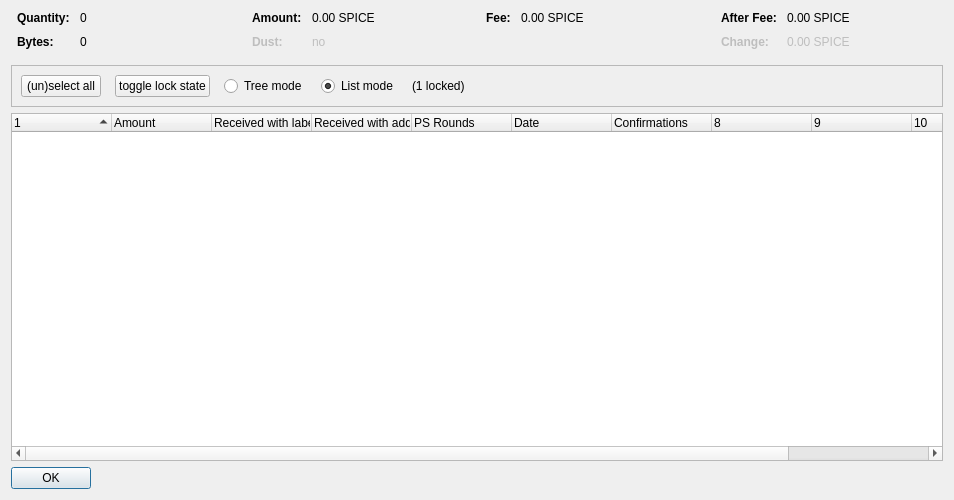
<?xml version="1.0" encoding="UTF-8"?>
<ui version="4.0">
 <class>CoinControlDialog</class>
 <widget class="QDialog" name="CoinControlDialog">
  <property name="geometry">
   <rect>
    <x>0</x>
    <y>0</y>
    <width>954</width>
    <height>500</height>
   </rect>
  </property>
  <property name="windowTitle">
   <string>Coin Selection</string>
  </property>
  <layout class="QVBoxLayout" name="verticalLayout">
   <item>
    <layout class="QHBoxLayout" name="horizontalLayoutTop" stretch="0,0,0,0">
     <property name="topMargin">
      <number>0</number>
     </property>
     <property name="bottomMargin">
      <number>10</number>
     </property>
     <item>
      <layout class="QFormLayout" name="formLayoutCoinControl1">
       <property name="horizontalSpacing">
        <number>10</number>
       </property>
       <property name="verticalSpacing">
        <number>10</number>
       </property>
       <property name="leftMargin">
        <number>6</number>
       </property>
       <property name="rightMargin">
        <number>6</number>
       </property>
       <item row="0" column="0">
        <widget class="QLabel" name="labelCoinControlQuantityText">
         <property name="font">
          <font>
           <weight>75</weight>
           <bold>true</bold>
          </font>
         </property>
         <property name="text">
          <string>Quantity:</string>
         </property>
        </widget>
       </item>
       <item row="0" column="1">
        <widget class="QLabel" name="labelCoinControlQuantity">
         <property name="cursor">
          <cursorShape>IBeamCursor</cursorShape>
         </property>
         <property name="contextMenuPolicy">
          <enum>Qt::ActionsContextMenu</enum>
         </property>
         <property name="text">
          <string notr="true">0</string>
         </property>
         <property name="textInteractionFlags">
          <set>Qt::LinksAccessibleByMouse|Qt::TextSelectableByKeyboard|Qt::TextSelectableByMouse</set>
         </property>
        </widget>
       </item>
       <item row="1" column="0">
        <widget class="QLabel" name="labelCoinControlBytesText">
         <property name="font">
          <font>
           <weight>75</weight>
           <bold>true</bold>
          </font>
         </property>
         <property name="text">
          <string>Bytes:</string>
         </property>
        </widget>
       </item>
       <item row="1" column="1">
        <widget class="QLabel" name="labelCoinControlBytes">
         <property name="cursor">
          <cursorShape>IBeamCursor</cursorShape>
         </property>
         <property name="contextMenuPolicy">
          <enum>Qt::ActionsContextMenu</enum>
         </property>
         <property name="text">
          <string notr="true">0</string>
         </property>
         <property name="textInteractionFlags">
          <set>Qt::LinksAccessibleByMouse|Qt::TextSelectableByKeyboard|Qt::TextSelectableByMouse</set>
         </property>
        </widget>
       </item>
      </layout>
     </item>
     <item>
      <layout class="QFormLayout" name="formLayoutCoinControl2">
       <property name="horizontalSpacing">
        <number>10</number>
       </property>
       <property name="verticalSpacing">
        <number>10</number>
       </property>
       <property name="leftMargin">
        <number>6</number>
       </property>
       <property name="rightMargin">
        <number>6</number>
       </property>
       <item row="0" column="0">
        <widget class="QLabel" name="labelCoinControlAmountText">
         <property name="font">
          <font>
           <weight>75</weight>
           <bold>true</bold>
          </font>
         </property>
         <property name="text">
          <string>Amount:</string>
         </property>
        </widget>
       </item>
       <item row="0" column="1">
        <widget class="QLabel" name="labelCoinControlAmount">
         <property name="cursor">
          <cursorShape>IBeamCursor</cursorShape>
         </property>
         <property name="contextMenuPolicy">
          <enum>Qt::ActionsContextMenu</enum>
         </property>
         <property name="text">
          <string notr="true">0.00 SPICE</string>
         </property>
         <property name="textInteractionFlags">
          <set>Qt::LinksAccessibleByMouse|Qt::TextSelectableByKeyboard|Qt::TextSelectableByMouse</set>
         </property>
        </widget>
       </item>
       <item row="1" column="0">
        <widget class="QLabel" name="labelCoinControlLowOutputText">
         <property name="enabled">
          <bool>false</bool>
         </property>
         <property name="font">
          <font>
           <weight>75</weight>
           <bold>true</bold>
          </font>
         </property>
         <property name="text">
          <string>Dust:</string>
         </property>
        </widget>
       </item>
       <item row="1" column="1">
        <widget class="QLabel" name="labelCoinControlLowOutput">
         <property name="enabled">
          <bool>false</bool>
         </property>
         <property name="cursor">
          <cursorShape>IBeamCursor</cursorShape>
         </property>
         <property name="contextMenuPolicy">
          <enum>Qt::ActionsContextMenu</enum>
         </property>
         <property name="text">
          <string notr="true">no</string>
         </property>
         <property name="textInteractionFlags">
          <set>Qt::LinksAccessibleByMouse|Qt::TextSelectableByKeyboard|Qt::TextSelectableByMouse</set>
         </property>
        </widget>
       </item>
      </layout>
     </item>
     <item>
      <layout class="QFormLayout" name="formLayoutCoinControl3">
       <property name="horizontalSpacing">
        <number>10</number>
       </property>
       <property name="verticalSpacing">
        <number>10</number>
       </property>
       <property name="leftMargin">
        <number>6</number>
       </property>
       <property name="rightMargin">
        <number>6</number>
       </property>
       <item row="0" column="0">
        <widget class="QLabel" name="labelCoinControlFeeText">
         <property name="font">
          <font>
           <weight>75</weight>
           <bold>true</bold>
          </font>
         </property>
         <property name="text">
          <string>Fee:</string>
         </property>
        </widget>
       </item>
       <item row="0" column="1">
        <widget class="QLabel" name="labelCoinControlFee">
         <property name="cursor">
          <cursorShape>IBeamCursor</cursorShape>
         </property>
         <property name="contextMenuPolicy">
          <enum>Qt::ActionsContextMenu</enum>
         </property>
         <property name="text">
          <string notr="true">0.00 SPICE</string>
         </property>
         <property name="textInteractionFlags">
          <set>Qt::LinksAccessibleByMouse|Qt::TextSelectableByKeyboard|Qt::TextSelectableByMouse</set>
         </property>
        </widget>
       </item>
      </layout>
     </item>
     <item>
      <layout class="QFormLayout" name="formLayoutCoinControl4">
       <property name="horizontalSpacing">
        <number>10</number>
       </property>
       <property name="verticalSpacing">
        <number>10</number>
       </property>
       <property name="leftMargin">
        <number>6</number>
       </property>
       <property name="rightMargin">
        <number>6</number>
       </property>
       <item row="0" column="0">
        <widget class="QLabel" name="labelCoinControlAfterFeeText">
         <property name="font">
          <font>
           <weight>75</weight>
           <bold>true</bold>
          </font>
         </property>
         <property name="text">
          <string>After Fee:</string>
         </property>
        </widget>
       </item>
       <item row="0" column="1">
        <widget class="QLabel" name="labelCoinControlAfterFee">
         <property name="cursor">
          <cursorShape>IBeamCursor</cursorShape>
         </property>
         <property name="contextMenuPolicy">
          <enum>Qt::ActionsContextMenu</enum>
         </property>
         <property name="text">
          <string notr="true">0.00 SPICE</string>
         </property>
         <property name="textInteractionFlags">
          <set>Qt::LinksAccessibleByMouse|Qt::TextSelectableByKeyboard|Qt::TextSelectableByMouse</set>
         </property>
        </widget>
       </item>
       <item row="1" column="0">
        <widget class="QLabel" name="labelCoinControlChangeText">
         <property name="enabled">
          <bool>false</bool>
         </property>
         <property name="font">
          <font>
           <weight>75</weight>
           <bold>true</bold>
          </font>
         </property>
         <property name="text">
          <string>Change:</string>
         </property>
        </widget>
       </item>
       <item row="1" column="1">
        <widget class="QLabel" name="labelCoinControlChange">
         <property name="enabled">
          <bool>false</bool>
         </property>
         <property name="cursor">
          <cursorShape>IBeamCursor</cursorShape>
         </property>
         <property name="contextMenuPolicy">
          <enum>Qt::ActionsContextMenu</enum>
         </property>
         <property name="text">
          <string notr="true">0.00 SPICE</string>
         </property>
         <property name="textInteractionFlags">
          <set>Qt::LinksAccessibleByMouse|Qt::TextSelectableByKeyboard|Qt::TextSelectableByMouse</set>
         </property>
        </widget>
       </item>
      </layout>
     </item>
    </layout>
   </item>
   <item>
    <widget class="QFrame" name="frame">
     <property name="minimumSize">
      <size>
       <width>0</width>
       <height>40</height>
      </size>
     </property>
     <property name="frameShape">
      <enum>QFrame::StyledPanel</enum>
     </property>
     <property name="frameShadow">
      <enum>QFrame::Sunken</enum>
     </property>
     <layout class="QHBoxLayout" name="horizontalLayout">
      <item>
       <layout class="QHBoxLayout" name="horizontalLayoutPanel" stretch="0,0,0,0,0,0">
        <property name="spacing">
         <number>14</number>
        </property>
        <item>
         <widget class="QPushButton" name="pushButtonSelectAll">
          <property name="sizePolicy">
           <sizepolicy hsizetype="Maximum" vsizetype="Fixed">
            <horstretch>0</horstretch>
            <verstretch>0</verstretch>
           </sizepolicy>
          </property>
          <property name="text">
           <string>(un)select all</string>
          </property>
          <property name="autoDefault">
           <bool>false</bool>
          </property>
         </widget>
        </item>
        <item>
         <widget class="QPushButton" name="pushButtonToggleLock">
          <property name="sizePolicy">
           <sizepolicy hsizetype="Maximum" vsizetype="Fixed">
            <horstretch>0</horstretch>
            <verstretch>0</verstretch>
           </sizepolicy>
          </property>
          <property name="text">
           <string>toggle lock state</string>
          </property>
          <property name="autoDefault">
           <bool>false</bool>
          </property>
         </widget>
        </item>
        <item>
         <widget class="QRadioButton" name="radioTreeMode">
          <property name="sizePolicy">
           <sizepolicy hsizetype="Maximum" vsizetype="Fixed">
            <horstretch>0</horstretch>
            <verstretch>0</verstretch>
           </sizepolicy>
          </property>
          <property name="text">
           <string>Tree mode</string>
          </property>
         </widget>
        </item>
        <item>
         <widget class="QRadioButton" name="radioListMode">
          <property name="sizePolicy">
           <sizepolicy hsizetype="Maximum" vsizetype="Fixed">
            <horstretch>0</horstretch>
            <verstretch>0</verstretch>
           </sizepolicy>
          </property>
          <property name="text">
           <string>List mode</string>
          </property>
          <property name="checked">
           <bool>true</bool>
          </property>
         </widget>
        </item>
        <item>
         <widget class="QLabel" name="labelLocked">
          <property name="text">
           <string>(1 locked)</string>
          </property>
         </widget>
        </item>
        <item>
         <spacer name="horizontalSpacer">
          <property name="orientation">
           <enum>Qt::Horizontal</enum>
          </property>
          <property name="sizeHint" stdset="0">
           <size>
            <width>40</width>
            <height>20</height>
           </size>
          </property>
         </spacer>
        </item>
       </layout>
      </item>
     </layout>
    </widget>
   </item>
   <item>
    <widget class="CoinControlTreeWidget" name="treeWidget">
     <property name="contextMenuPolicy">
      <enum>Qt::CustomContextMenu</enum>
     </property>
     <property name="sortingEnabled">
      <bool>false</bool>
     </property>
     <property name="columnCount">
      <number>11</number>
     </property>
     <attribute name="headerShowSortIndicator" stdset="0">
      <bool>true</bool>
     </attribute>
     <attribute name="headerStretchLastSection">
      <bool>false</bool>
     </attribute>
     <column>
      <property name="text">
       <string/>
      </property>
     </column>
     <column>
      <property name="text">
       <string>Amount</string>
      </property>
     </column>
     <column>
      <property name="text">
       <string>Received with label</string>
      </property>
     </column>
     <column>
      <property name="text">
       <string>Received with address</string>
      </property>
     </column>
     <column>
      <property name="text">
       <string>PS Rounds</string>
      </property>
     </column>
     <column>
      <property name="text">
       <string>Date</string>
      </property>
     </column>
     <column>
      <property name="text">
       <string>Confirmations</string>
      </property>
      <property name="toolTip">
       <string>Confirmed</string>
      </property>
     </column>
     <column>
      <property name="text">
       <string/>
      </property>
     </column>
     <column>
      <property name="text">
       <string/>
      </property>
     </column>
     <column>
      <property name="text">
       <string/>
      </property>
     </column>
     <column>
      <property name="text">
       <string/>
      </property>
     </column>
    </widget>
   </item>
   <item>
    <widget class="QDialogButtonBox" name="buttonBox">
     <property name="sizePolicy">
      <sizepolicy hsizetype="Maximum" vsizetype="Fixed">
       <horstretch>0</horstretch>
       <verstretch>0</verstretch>
      </sizepolicy>
     </property>
     <property name="orientation">
      <enum>Qt::Horizontal</enum>
     </property>
     <property name="standardButtons">
      <set>QDialogButtonBox::Ok</set>
     </property>
    </widget>
   </item>
  </layout>
 </widget>
 <customwidgets>
  <customwidget>
   <class>CoinControlTreeWidget</class>
   <extends>QTreeWidget</extends>
   <header>coincontroltreewidget.h</header>
  </customwidget>
 </customwidgets>
 <resources/>
 <connections/>
</ui>
